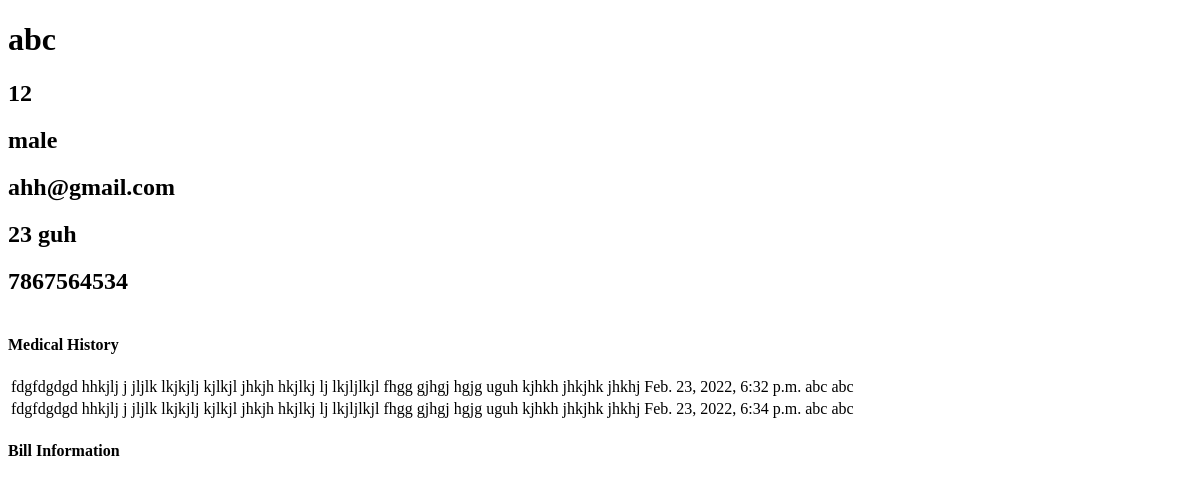
The app's page /doctors/pat/1/, older data.
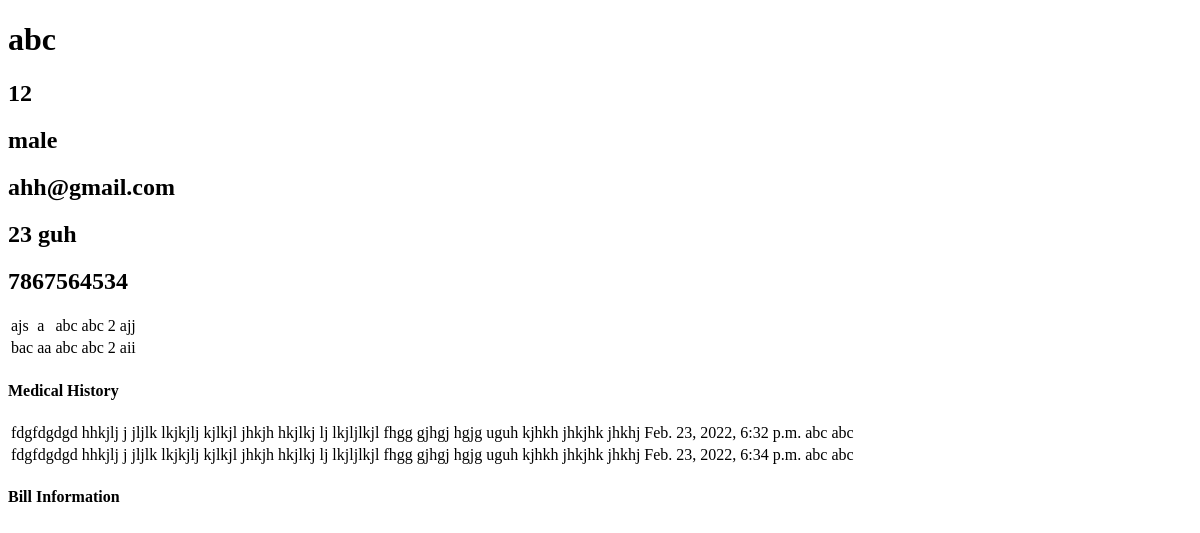
The same page, newer data.
### patients/models.py (models this page shows, shortened)
class Patient(models.Model):
    pname=models.CharField(max_length=200, null=True)
    age=models.CharField(max_length=4, null=True)
    gender= models.CharField(max_length=6, null=True)
    email=models.CharField(max_length=200, null=True)
    address= models.CharField(max_length=500, null=True)
    phone= models.CharField(max_length=13, null=True)
    date_created= models.DateTimeField(auto_now_add=True, null=True)

### clinic/models.py (models this page shows, shortened)
class MedicalHistory(models.Model):
    remarks = models.CharField(max_length=200, null=True)
    report = models.CharField(max_length=200, null=True)
    date_created = models.DateTimeField(auto_now_add=True, null=True)
    patient = models.ForeignKey(Patient, null=True, on_delete= models.CASCADE)
    doctor = models.ForeignKey(Doctors, null=True, on_delete=models.CASCADE)

class Prescription(models.Model):
    name = models.CharField(max_length=30)
    frequency = models.CharField(max_length=60)
    direction = models.CharField(max_length=150)
    remarks = models.CharField(max_length=100)
    patient =  models.ForeignKey(Patient, null=True, on_delete= models.CASCADE)
    doctor = models.ForeignKey(Doctors, null=True, on_delete=models.CASCADE)

### doctors/models.py (models this page shows, shortened)
class Doctors(models.Model):
    ROLE = (
			('Doctor', 'Doctor'),
			('Staff', 'Staff'),
			)
    dname = models.CharField(max_length=200, null=True)
    phone = models.CharField(max_length=200, null=True)
    email = models.CharField(max_length=200, null=True)
    date_created = models.DateTimeField(auto_now_add=True, null=True)
    role = models.CharField(max_length=200, null=True,choices=ROLE)
    specialisation = models.CharField(max_length=200, null=True)
    address= models.CharField(max_length=200, null=True)

### doctors/views.py (the view)
# urls.py: path('pat/<str:pk_t>/', views.patientinfo,name="pat"),
def patientinfo(request,pk_t):
    p = Patient.objects.get(id=pk_t)
    mh = p.prescription_set.all()
    medihis = p.medicalhistory_set.all()
    bi = p.billinfo_set.all()
    context= {'p':p,'mh':mh,'medihis':medihis,'bi':bi}
    return render(request, 'doctors/patient_info.html',context)

### doctors/templates/doctors/patient_info.html (shortened to what this page needs)
<!DOCTYPE html>
<html lang="en">
<head>
</head>
<body>
    <h1>{{p.pname}}</h1>
    <h2>{{p.age}}</h2>
    <h2>{{p.gender}}</h2>
    <h2>{{p.email}}</h2>
    <h2>{{p.address}}</h2>
    <h2>{{p.phone}}</h2>
    <table>
         {% for mh in mh %}
        <tr>
            <td>{{mh.remarks}}</td>
            <td>{{mh.name}}</td>
            <td>{{mh.doctor.dname}}</td>
            <td>{{mh.patient.pname}}</td>
            <td>{{mh.frequency}}</td>
            <td>{{mh.direction}}</td>
        </tr>
        {% endfor %}
    </table>
    <table>
        <h4>Medical History</h4>
        {% for mh in medihis %}
        <tr>
            <td>{{mh.remarks}}</td>
            <td>{{mh.report}}</td>
            <td>{{mh.date_created}}</td>
            <td>{{mh.patient.pname}}</td>
            <td>{{mh.doctor.dname}}</td>
        </tr>
        {% endfor %}
    </table>
    <table>
        <h4>Bill Information</h4>
    </table>
</body>
</html>

Row changes from the older to the newer data that the page shows:
added Prescription: remarks "ajs", name "a", doctor.dname "abc", patient.pname "abc", frequency "2", direction "ajj"
added Prescription: remarks "bac", name "aa", doctor.dname "abc", patient.pname "abc", frequency "2", direction "aii"
